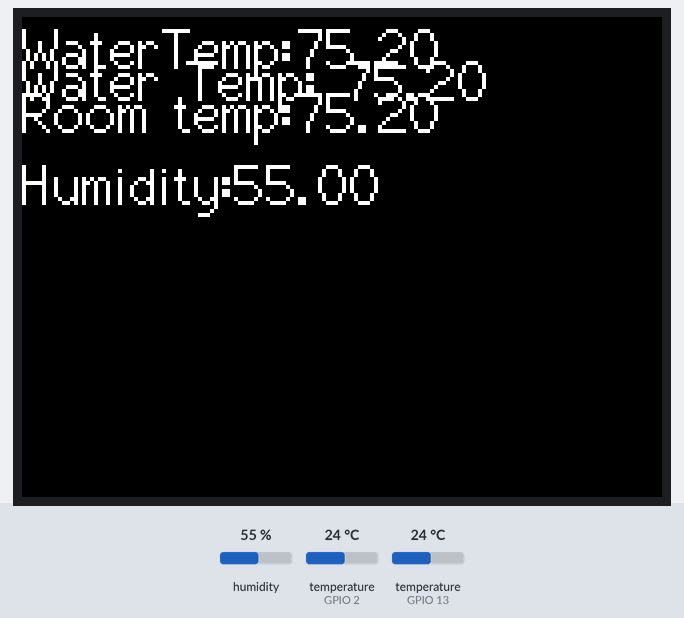
Simulated run of this sketch. Board: ESP32. On the bench: 320×240 colour display. The inputs (shaded band) are chosen by the test bench; at power-on: humidity 55 %, temperature (sensors on GPIO 13, GPIO 2) 24 °C. WiFi joins after 1.5 s; servers stay silent unless stated; no MQTT or app messages arrive unless stated; what the sketch prints to the serial monitor is not drawn.

Above: at 6.9 s.
7.0 s: humidity set to 22 %
At 20.0 s:
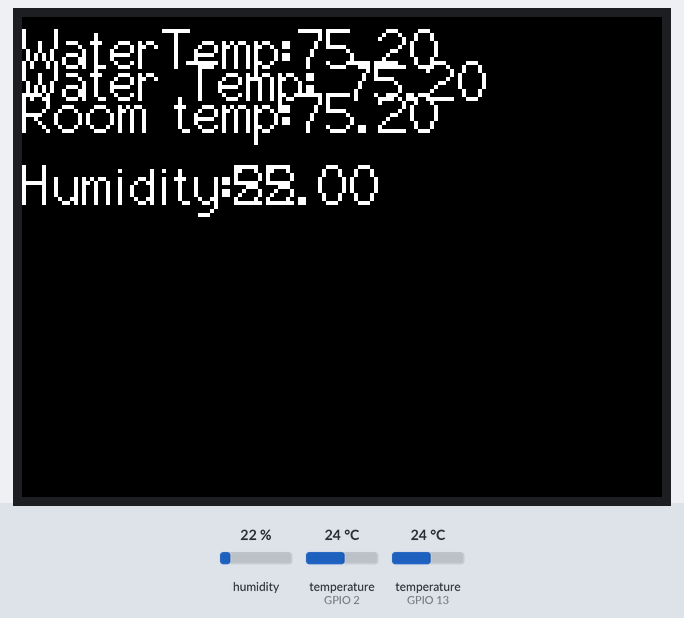
20.7 s: temperature (sensor on GPIO 13) set to 12 °C
At 32.5 s:
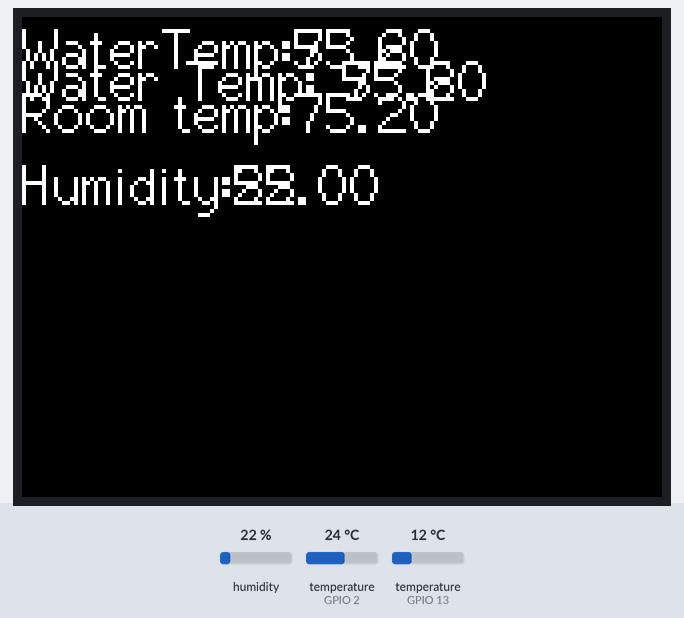
33.6 s: temperature (sensor on GPIO 2) set to 12 °C
At 45.9 s:
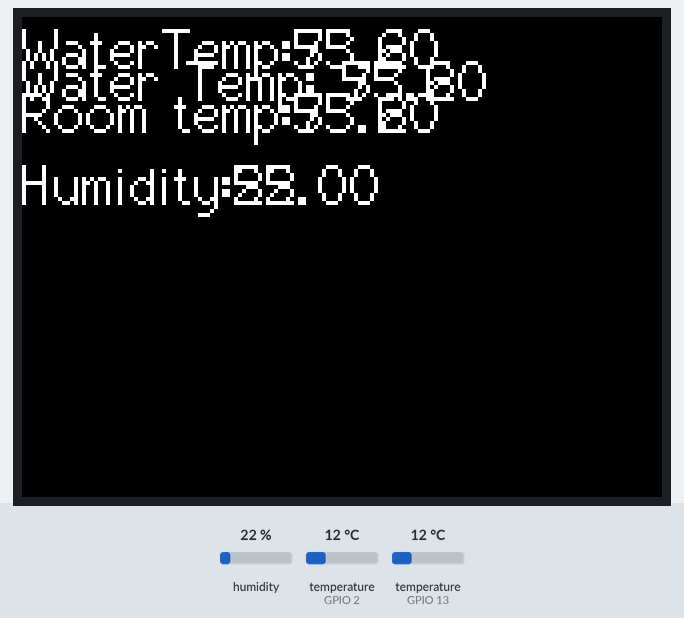
46.5 s: temperature (sensor on GPIO 13) set to 19 °C
At 58.5 s:
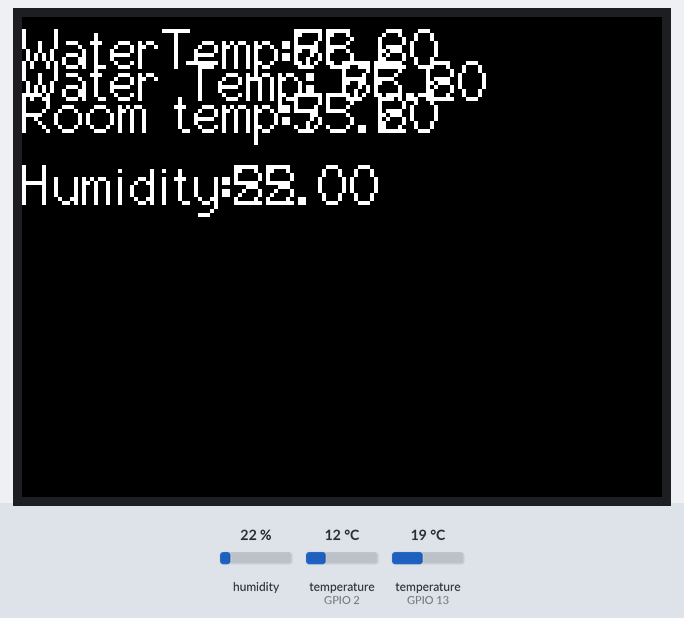
59.4 s: humidity set to 40 %
At 72.0 s:
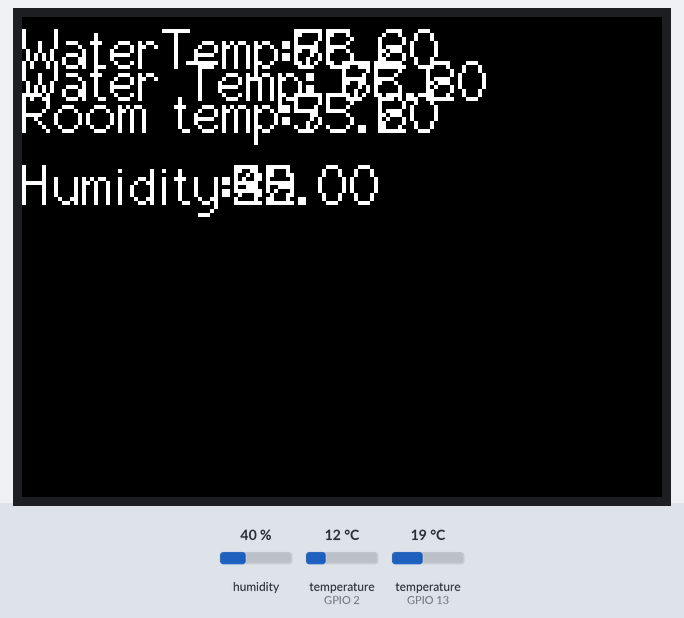
72.3 s: temperature (sensor on GPIO 13) set to 28 °C
At 84.5 s:
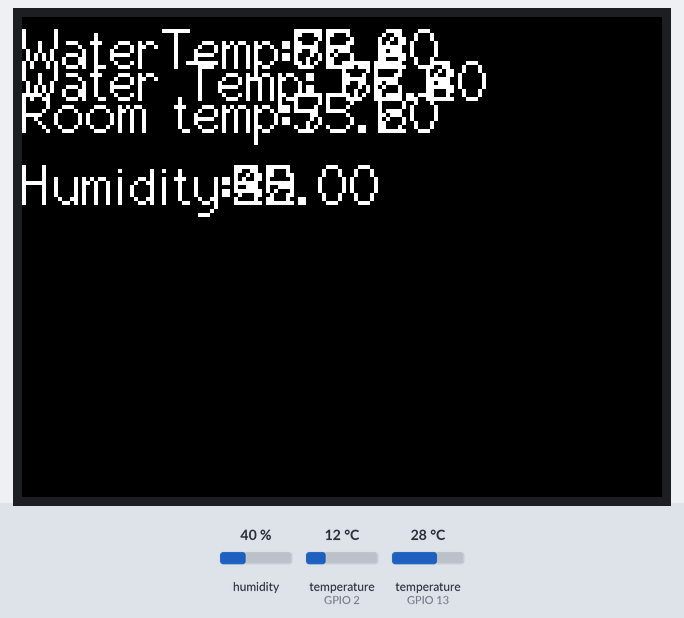
Timing chart, 0 to 86.0 s (numbered marks = the images above; inputs shaded):
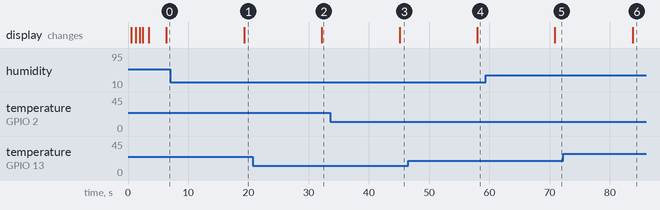

Measured:
- after the input at 7.0 s, the display: changes after 12.3 s (image 1)
- after the input at 20.7 s, the display: changes after 11.5 s (image 2)
- after the input at 33.6 s, the display: changes after 11.5 s (image 3)
- after the input at 46.5 s, the display: changes after 11.5 s (image 4)
- after the input at 59.4 s, the display: changes after 11.5 s (image 5)
- after the input at 72.3 s, the display: changes after 11.5 s (image 6)

The sketch:

TTGO_mqtt_liquid_temp.ino
```cpp
/*
**  Connect the ESP8266 unit to an existing WiFi access point
**  For more information see http://42bots.com
*/


// https://randomnerdtutorials.com/esp8266-nodemcu-http-get-post-arduino/
//  https://techtutorialsx.com/2017/04/29/esp32-sending-json-messages-over-mqtt/

// It is a support and diagnostic sketch for the TFT_eSPI library:
// https://github.com/Bodmer/TFT_eSPI
#include <TFT_eSPI.h>
TFT_eSPI tft = TFT_eSPI();
#include "DHT.h"

//#include <ESP8266WiFi.h>

#include "WiFi.h"
#include <ArduinoJson.h>  //https://arduinojson.org/
#include <PubSubClient.h>
#include <OneWire.h>
#include <DallasTemperature.h>

const char* ssid = "Daytona"; //replace this with your WiFi network name
const char* password = "0000111182"; //replace this with your WiFi network password
bool connected = 0;

const char* mqttServer = "192.168.176.9";
const int mqttPort = 1883;
const char* mqttUser = "yourInstanceUsername";
const char* mqttPassword = "yourInstancePassword";
const char* TOPIC = "weather/KJCA";

float celcius_float = 25.31;
float far_float = 107.31;
char far_temp[] = "87.32";
int sensorValue = 123; //
float voltage = 1.23;
float pH = 7.11;

//   pH Gravity  adjustments
//   pH = voltage * 3.5 + scale1;
float conversion1 = 3.5;
float scale1 = 2.1;
// pH Graph preferences
 float minpH = 5.6;
 float maxpH = 9;

// Atlas ORP
char computerdata[20];           //we make a 20 byte character array to hold incoming data from a pc/mac/other.
byte received_from_computer = 0; //we need to know how many characters have been received.
byte serial_event = 0;           //a flag to signal when data has been received from the pc/mac/other.
byte code = 0;                   //used to hold the I2C response code.
char ORP_data[20];               //we make a 20 byte character array to hold incoming data from the ORP circuit.
byte in_char = 0;                //used as a 1 byte buffer to store inbound bytes from the ORP Circuit.
byte q = 0;                      //counter used for ORP_data array.
int time_ = 815;                 //used to change the delay needed depending on the command sent to the EZO Class ORP Circuit.
float ORP_float;  //float var used to hold the float value of the ORP.
//int time_ = 815;             //if a command has been sent to calibrate or take a reading we wait 815ms so that the circuit has time to take the reading.
int maxHigh = 630;  //  this is the upper end of the barGraph or 'too much chlorine' ?


float Fahrenheit = 33.44;
float cel;  // readings in celcius
float humidity2 = 0.1;

 int maxBarGraph = 127;
 int indicatorWidth = 10;
  float h2otemp = 55.4;


 float percent = (maxpH - pH)/ (maxpH - minpH);
 int xReading = maxBarGraph - (percent * maxBarGraph);


//  Water temp DS18B20  uses one-wire and Dallas Temp Control
const int ONE_WIRE_BUS = 13;  //  37;


/********************************************************************/
// Setup a oneWire instance to communicate with any OneWire devices
// (not just Maxim/Dallas temperature ICs)
OneWire oneWire(ONE_WIRE_BUS);
/********************************************************************/
// Pass our oneWire reference to Dallas Temperature.
DallasTemperature WaterTemp(&oneWire);


#define DHT11PIN 2
#define DHTTYPE DHT11
DHT myDHT(DHT11PIN, DHTTYPE);


int  delay1 = 1200;

void callback(char* topic, byte* payload, unsigned int length){
    payload[length] = '\0';
    int value = String((char*) payload).toInt();

    Serial.println(topic);
    Serial.println(value);
}
WiFiClient espClient;
PubSubClient client(mqttServer,mqttPort,callback,espClient);

void setup() {
  Serial.begin(9600);
  WaterTemp.begin();  //Dallas water temp
  myDHT.begin();
  Serial.println();

  // initialize digital pin LED_BUILTIN as an output.
  pinMode(LED_BUILTIN, OUTPUT);
  digitalWrite(LED_BUILTIN, HIGH);   // turn the LED on (HIGH is the voltage level)
  tft.init();
   tft.setRotation(3);  //2=180   //3=  preferred - on its side  USB to the left
  tft.fillScreen(TFT_BLACK);
 // tft.drawString("Connecting to Wifi", 10, 120 );
    tft.setCursor(0, 0, 2); ///    // Set "cursor" at top left corner of display (0,0) and select font 2
  // Set the font colour to be white with a black background, set text size multiplier to 1
  tft.setTextColor(TFT_WHITE,TFT_BLACK);  tft.setTextSize(2);
  tft.print("Connecting to: ");
  tft.println(ssid);
  WiFi.begin(ssid, password);

  Serial.print("Connecting");
  while (WiFi.status() != WL_CONNECTED)
  {
    delay(300);
    Serial.print(".");
    tft.print(".");
    digitalWrite(LED_BUILTIN, HIGH);   // turn the LED on (HIGH is the voltage level)
  delay(400);                       // wait for a second
  digitalWrite(LED_BUILTIN, LOW);    // turn the LED off by making the voltage LOW
//  delay(1000);
  }
  Serial.print("Connected, IP address: ");
    tft.fillScreen(TFT_BLACK);
   tft.setCursor(0, 0, 2); ///    // Set "cursor" at top left corner of display (0,0) and select font 2
  tft.print("Connected, IP address: ");
  tft.println(WiFi.localIP());
  connected = 1;
  delay1 = 1000;
  Serial.println(WiFi.localIP());
 // client.setServer(mqttServer);
  client.setCallback(callback);

  connectMQTT();
  delay(1000);
  tft.fillScreen(TFT_BLACK);
}


void loop() {
  // put your main code here, to run repeatedly:
     digitalWrite(LED_BUILTIN, HIGH);   // turn the LED on (HIGH is the voltage level)
  delay(delay1);                       // wait for a second
  digitalWrite(LED_BUILTIN, LOW);    // turn the LED off by making the voltage LOW
  delay(1000);

//   get sensor stuff
  getWaterTemp();
  getDHT11();

//update the screen

//  tft.fillScreen(TFT_BLACK);
 // tft.drawString("Connecting to Wifi", 10, 120 );
    tft.setCursor(0, 0, 2); ///    // Set "cursor" at top left corner of display (0,0) and select font 2
  // Set the font colour to be white with a black background, set text size multiplier to 1
  tft.setTextColor(TFT_WHITE,TFT_BLACK);  tft.setTextSize(2);

  tft.print("WaterTemp:");
  tft.println(far_float);


  StaticJsonDocument<300> JSONdoc;
//  JsonObject& JSONencoder = JSONdoc.createObject();   //not needed in ArduinoJson 6


  JSONdoc["tubwatertempF"] = far_float;
  JSONdoc["humidity"] = humidity2;
  JSONdoc["tempf"] = Fahrenheit;

  JSONdoc["station"] = "ESP8266";
 // JsonArray values = JSONdoc.createNestedArray("values");

//  values.add(20);
//  values.add(21);
//  values.add(23);//  topic weather/KJCA

 // char JSONmessageBuffer[100];
 // JSONencoder.printTo(JSONmessageBuffer, sizeof(JSONmessageBuffer))

  //Serial.println(JSONmessageBuffer);
  serializeJsonPretty(JSONdoc, Serial);
  char buff1[256];
  size_t n = serializeJson(JSONdoc, buff1);  //  https://arduinojson.org/v6/how-to/use-arduinojson-with-pubsubclient/


  if (client.publish("weather/KJCA", buff1, n) == true) {
      Serial.println("Success sending message");
  } else {
      Serial.println("Error sending message");
  }

  client.loop();
  Serial.println("-------------");

  delay(10000);

}

float getWaterTemp(){
  //Serial.print(" Requesting temperatures...");
  //float temp= 33.4;
  WaterTemp.requestTemperaturesByIndex(0); // Send the command to get temperature readings
   h2otemp = (9*WaterTemp.getTempCByIndex(0) / 5 ) + 32;   // Why "byIndex"?
   h2otemp = WaterTemp.getTempFByIndex(0);
   // You can have more than one DS18B20 on the same bus.
   // 0 refers to the first IC on the wire
 Serial.print("Water Temperature is: ");
     tft.setCursor(0, 16, 2); ///    // Set "cursor" at top left corner of display (0,0) and select font 2
   //  h2otemp = 55.6;
tft.print("Water Temp: ");
 tft.println(h2otemp);
  Serial.println(h2otemp);

    /*    do we want to display water temp   ??
  //display.setCursor(4,8);
     //display.setTextSize(2);
 //display.print(far_float, 1);

*/

  far_float = h2otemp;
  return h2otemp;
}

void connectMQTT() {
  while (!client.connected()) {
    Serial.println("Connecting to MQTT...");

    if (client.connect("ESP8266")) {

      Serial.println("connected");
       tft.println("MQTT connected");

    } else {

      Serial.print("failed with state ");
      Serial.print(client.state());
      delay(2000);

    }
  }
}

void getDHT11() {
//  https://randomnerdtutorials.com/esp32-dht11-dht22-temperature-humidity-sensor-arduino-ide/
    Serial.print("Humidity (%): ");
  humidity2 = myDHT.readHumidity();
  Serial.println(humidity2, 2);
  cel = (float)myDHT.readTemperature();
  Fahrenheit = (9 * cel /5) + 32;
  int Fahren2 = Fahrenheit;
  float f = myDHT.readTemperature(true);

    // Check if any reads failed and exit early (to try again).
 //   if (isnan(humidity2) || isnan(cel) || isnan(f)) {
  if (isnan(humidity2) || isnan(cel) ) {
    tft.setCursor(0, 32, 2); ///    // Set "cursor" at top left corner of display (0,0) and select font 2

       tft.print("DFT sensor fail!");
       delay(2500);
       getDHT11();
    }

    Serial.println((float)Fahrenheit, 2);

   tft.setCursor(0, 32, 2); ///    // Set "cursor" at top left corner of display (0,0) and select font 2
   tft.print("Room temp:");
   tft.println(Fahrenheit);
    tft.setCursor(0, 68, 2); ///    // Set "cursor" at top left corner of display (0,0) and select font 2
   tft.print("Humidity:");
   tft.println(humidity2);
 }
```
